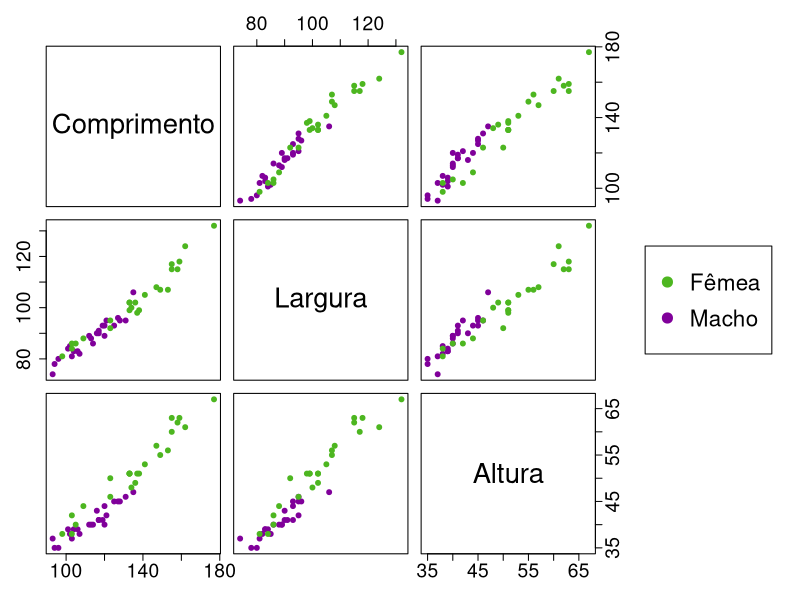
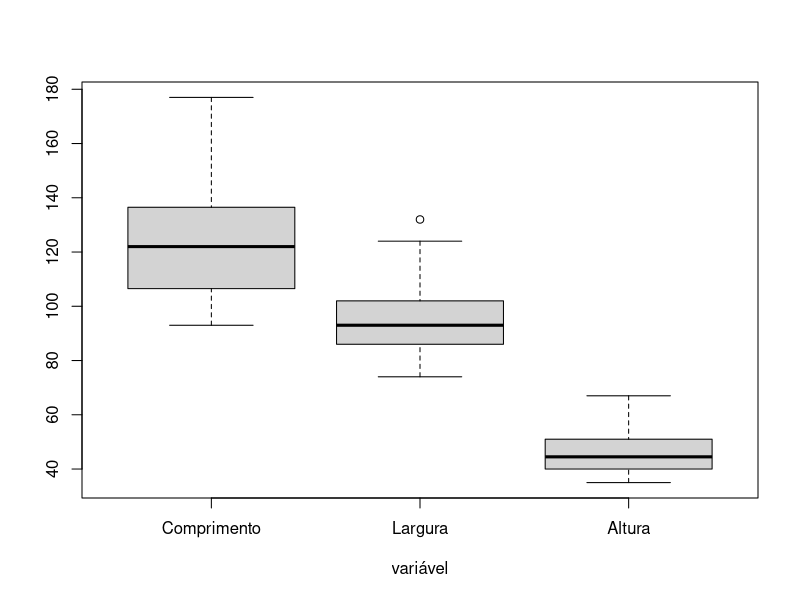
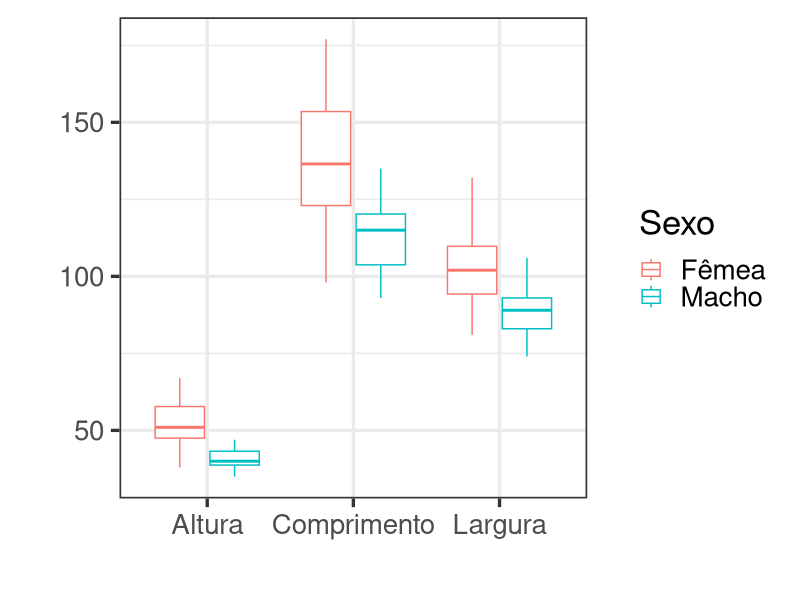
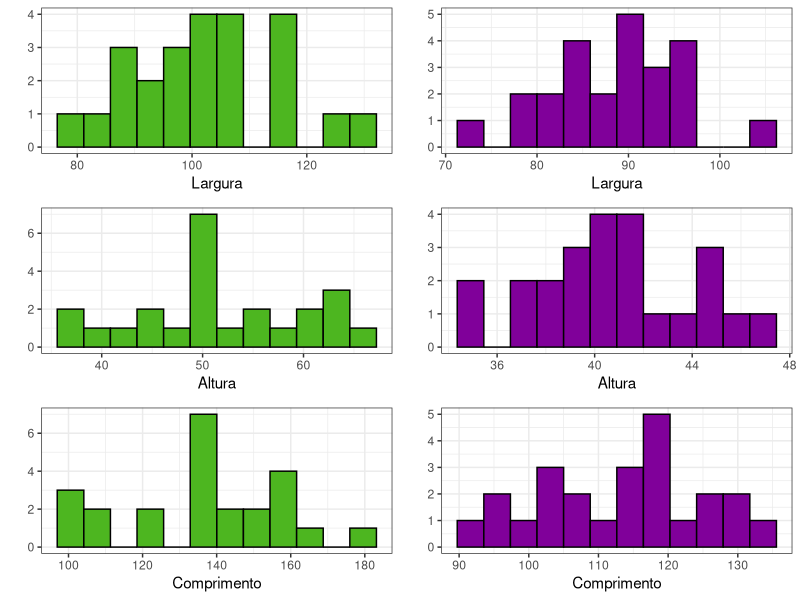
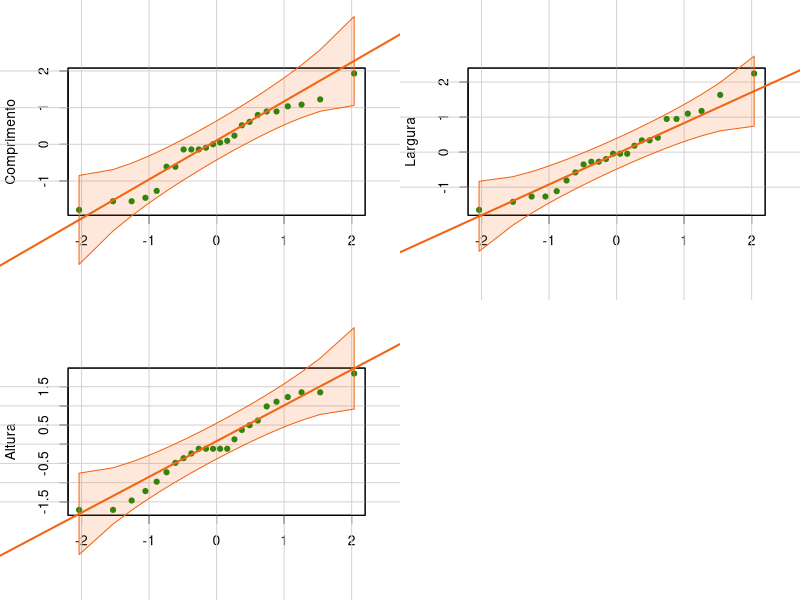
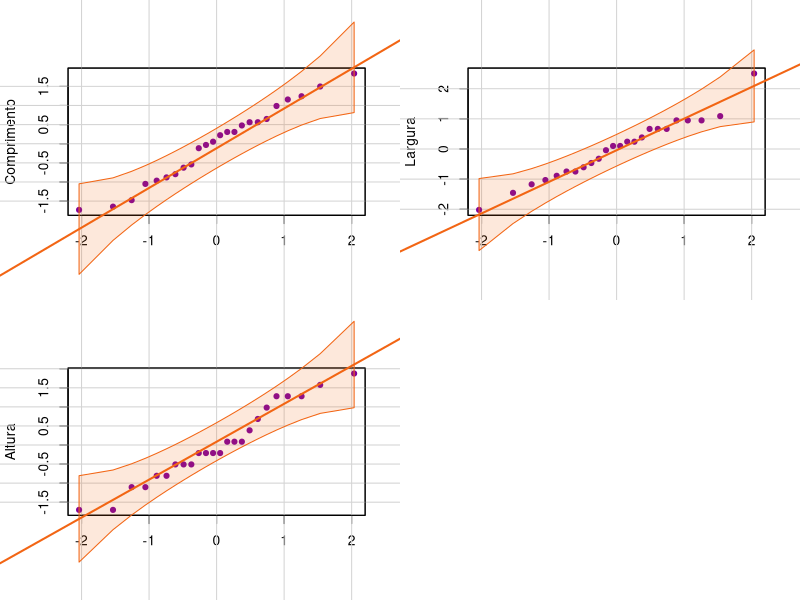

Reproduce these figures in R, in order.
library(tidyverse)
library(grid)
library(gridExtra)
library(car)

# Leitura dos dados
tartarugas <- read_csv("dados/tartarugas.csv")

# Transformando em factor
tartarugas$sex <- as.factor(tartarugas$sex)

# Mudando nomes das colunas
colnames(tartarugas) <- c("Comprimento", "Largura", "Altura", "Sexo")

################################################################################
############################# Analise Descritiva ###############################
################################################################################

# Variáveis sumárias
medados <-rbind(apply(tartarugas[1:3],2,mean),
                apply(tartarugas[1:3],2,var),
                apply(tartarugas[1:3],2,sd),
                100*apply(tartarugas[1:3],2,sd)/apply(tartarugas[1:3],2,mean),
                apply(tartarugas[1:3],2,min),
                apply(tartarugas[1:3],2,quantile,0.5),
                apply(tartarugas[1:3],2,max))
                
rownames(medados)<-c("Média","Var.","DP","CV(%)","Mínimo","Mediana","Máximo")
    
round(medados,2)

# Sumarias do grupo macho
round(rbind(apply(tartarugas[tartarugas[4]=="Macho",-4],2,mean),
            apply(tartarugas[tartarugas[4]=="Macho",-4],2,var),
            apply(tartarugas[tartarugas[4]=="Macho",-4],2,sd),
            100*apply(tartarugas[tartarugas[4]=="Macho",-4],2,sd)/
              apply(tartarugas[tartarugas[4]=="Macho",-4],2,mean),
            apply(tartarugas[tartarugas[4]=="Macho",-4],2,min),
            apply(tartarugas[tartarugas[4]=="Macho",-4],2,quantile,0.5),
            apply(tartarugas[tartarugas[4]=="Macho",-4],2,max)),2)

#Sumarias do grupo femêa
round(rbind(apply(tartarugas[tartarugas[4]=="Fêmea",-4],2,mean),
            apply(tartarugas[tartarugas[4]=="Fêmea",-4],2,var),
            apply(tartarugas[tartarugas[4]=="Fêmea",-4],2,sd),
            100*apply(tartarugas[tartarugas[4]=="Fêmea",-4],2,sd)/
              apply(tartarugas[tartarugas[4]=="Fêmea",-4],2,mean),
            apply(tartarugas[tartarugas[4]=="Fêmea",-4],2,min),
            apply(tartarugas[tartarugas[4]=="Fêmea",-4],2,quantile,0.5),
            apply(tartarugas[tartarugas[4]=="Fêmea",-4],2,max)),2)

# Gráfico de dispersão
par(mfrow=c(1,1))
pairs(tartarugas[1:3],
      col = c("#4DB620", "#80009A")[tartarugas$Sexo],  # Mudar cor por grupo
      pch = 19,                                        # Mudar pontos
      labels = c("Comprimento", "Largura", "Altura"), 
      cex.labels = 2.5,
      cex.axis = 1.75,
      oma=c(3,3,3,15))
par(xpd = TRUE)
legend("right", col = c("#4DB620", "#80009A"),
       pch = c(19,19), legend = c("Fêmea","Macho"),
       cex = 1.35)

# Boxplot geral
par(mfrow=c(1,1))
boxplot(tartarugas[1:3],xlab="variável")

# Boxplot por sexo
tartarugas %>% gather("a", "b", -Sexo) %>%
  ggplot(aes(x=a, y=b, color=Sexo))+
  geom_boxplot()+
  labs(
    x = "",
    y = "",
    color = "Sexo"
  ) +
  theme_bw(base_size = 25)

g_legend <- function(a.gplot){
  tmp <- ggplot_gtable(ggplot_build(a.gplot))
  leg <- which(sapply(tmp$grobs, function(x) x$name) == "guide-box")
  legend <- tmp$grobs[[leg]]
  return(legend)
}
p1 <- tartarugas %>% ggplot()+
  geom_histogram(aes(Largura, fill=Sexo), bins=12, col="black")+
  labs(y = "")+
  theme_bw()
mylegend<-g_legend(p1)

# Histogramas
grid.arrange(
  tartarugas %>% filter(Sexo == "Fêmea") %>%
    ggplot()+
    geom_histogram(aes(Largura), fill="#4DB620", bins=12, col="black")+
    labs(y = "")+
    theme_bw(), 
  tartarugas %>% filter(Sexo == "Macho") %>%
    ggplot()+
    geom_histogram(aes(Largura), fill="#80009A", bins=12, col="black")+
    labs(y = "")+
    theme_bw(),
  tartarugas %>% filter(Sexo == "Fêmea") %>%
    ggplot()+
    geom_histogram(aes(Altura), fill="#4DB620", bins=12, col="black")+
    labs(y = "")+
    theme_bw(),
  tartarugas %>% filter(Sexo == "Macho") %>%
    ggplot()+
    geom_histogram(aes(Altura), fill="#80009A", bins=12, col="black")+
    labs(y = "")+
    theme_bw(),
  tartarugas %>% filter(Sexo == "Fêmea")%>% 
    ggplot()+
    geom_histogram(aes(Comprimento), fill="#4DB620", bins=12, col="black")+
    labs(y = "")+
    theme_bw(),
  tartarugas %>% filter(Sexo == "Macho")%>% 
    ggplot()+
    geom_histogram(aes(Comprimento), fill="#80009A", bins=12, col="black")+
    labs(y = "")+
    theme_bw(),
  nrow=3, ncol=2
)

# Gráfico Q-Q
par(mfrow=c(2,2))
for(i in 1:3){
  qqPlot(scale((tartarugas %>% filter(Sexo == "Fêmea"))[i]),dist="norm", id=F,
         mean=0,sd=1,col.lines="#F26514",pch = 19, col="#108A0C", xlab = "",
         ylab=colnames((tartarugas %>% filter(Sexo == "Fêmea")))[i])
}

par(mfrow=c(2,2))
for(i in 1:3){
  qqPlot(scale((tartarugas %>% filter(Sexo == "Macho"))[i]),dist="norm", id=F,
         mean=0,sd=1,col.lines="#F26514",pch = 19, col="#80009A", xlab = "",
         ylab=colnames((tartarugas %>% filter(Sexo == "Fêmea")))[i])
}
################################################################################
################################# Modelagem ####################################
################################################################################
